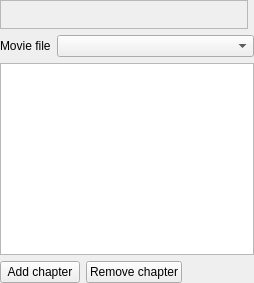
<?xml version="1.0" encoding="UTF-8"?>
<ui version="4.0">
 <class>DvdWizardChapters_UI</class>
 <widget class="QWidget" name="DvdWizardChapters_UI">
  <property name="geometry">
   <rect>
    <x>0</x>
    <y>0</y>
    <width>254</width>
    <height>283</height>
   </rect>
  </property>
  <layout class="QGridLayout" name="gridLayout">
   <property name="margin">
    <number>0</number>
   </property>
   <item row="1" column="0">
    <widget class="QLabel" name="label">
     <property name="text">
      <string>Movie file</string>
     </property>
    </widget>
   </item>
   <item row="1" column="1" colspan="4">
    <widget class="KComboBox" name="vob_list"/>
   </item>
   <item row="3" column="0" colspan="2">
    <widget class="QPushButton" name="button_add">
     <property name="text">
      <string>Add chapter</string>
     </property>
    </widget>
   </item>
   <item row="3" column="2">
    <widget class="QPushButton" name="button_delete">
     <property name="text">
      <string>Remove chapter</string>
     </property>
    </widget>
   </item>
   <item row="3" column="3">
    <spacer name="horizontalSpacer">
     <property name="orientation">
      <enum>Qt::Horizontal</enum>
     </property>
     <property name="sizeHint" stdset="0">
      <size>
       <width>79</width>
       <height>22</height>
      </size>
     </property>
    </spacer>
   </item>
   <item row="0" column="0" colspan="4">
    <widget class="QFrame" name="monitor_frame">
     <property name="sizePolicy">
      <sizepolicy hsizetype="Preferred" vsizetype="Expanding">
       <horstretch>0</horstretch>
       <verstretch>0</verstretch>
      </sizepolicy>
     </property>
     <property name="frameShape">
      <enum>QFrame::StyledPanel</enum>
     </property>
     <property name="frameShadow">
      <enum>QFrame::Raised</enum>
     </property>
    </widget>
   </item>
   <item row="2" column="0" colspan="5">
    <widget class="QListWidget" name="chapters_list">
     <property name="sizePolicy">
      <sizepolicy hsizetype="Expanding" vsizetype="Maximum">
       <horstretch>0</horstretch>
       <verstretch>0</verstretch>
      </sizepolicy>
     </property>
     <property name="alternatingRowColors">
      <bool>true</bool>
     </property>
    </widget>
   </item>
  </layout>
 </widget>
 <customwidgets>
  <customwidget>
   <class>KComboBox</class>
   <extends>QComboBox</extends>
   <header>kcombobox.h</header>
  </customwidget>
 </customwidgets>
 <resources/>
 <connections/>
</ui>
